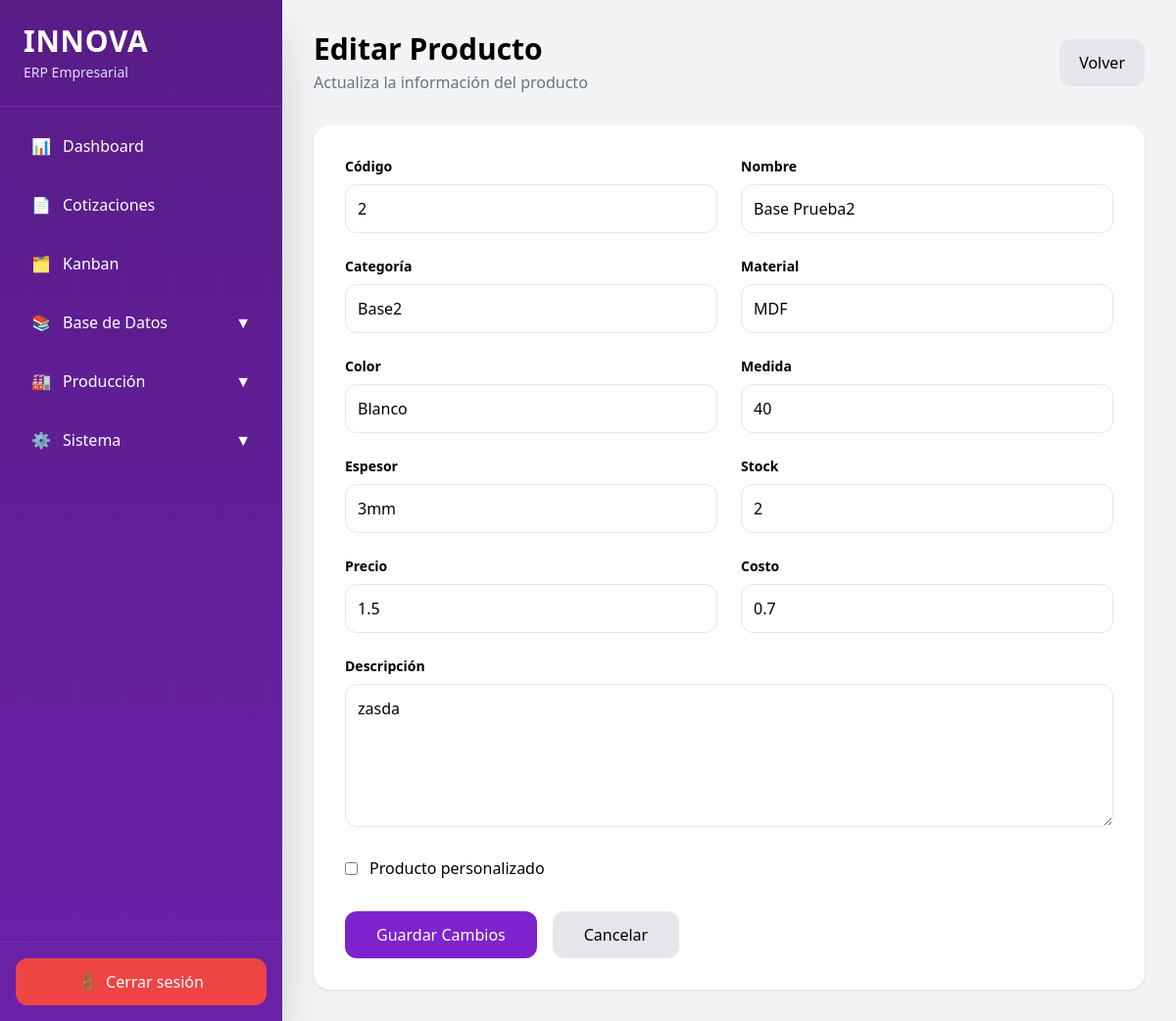
/products/1/edit (signed in), run on an earlier commit of the app's database.
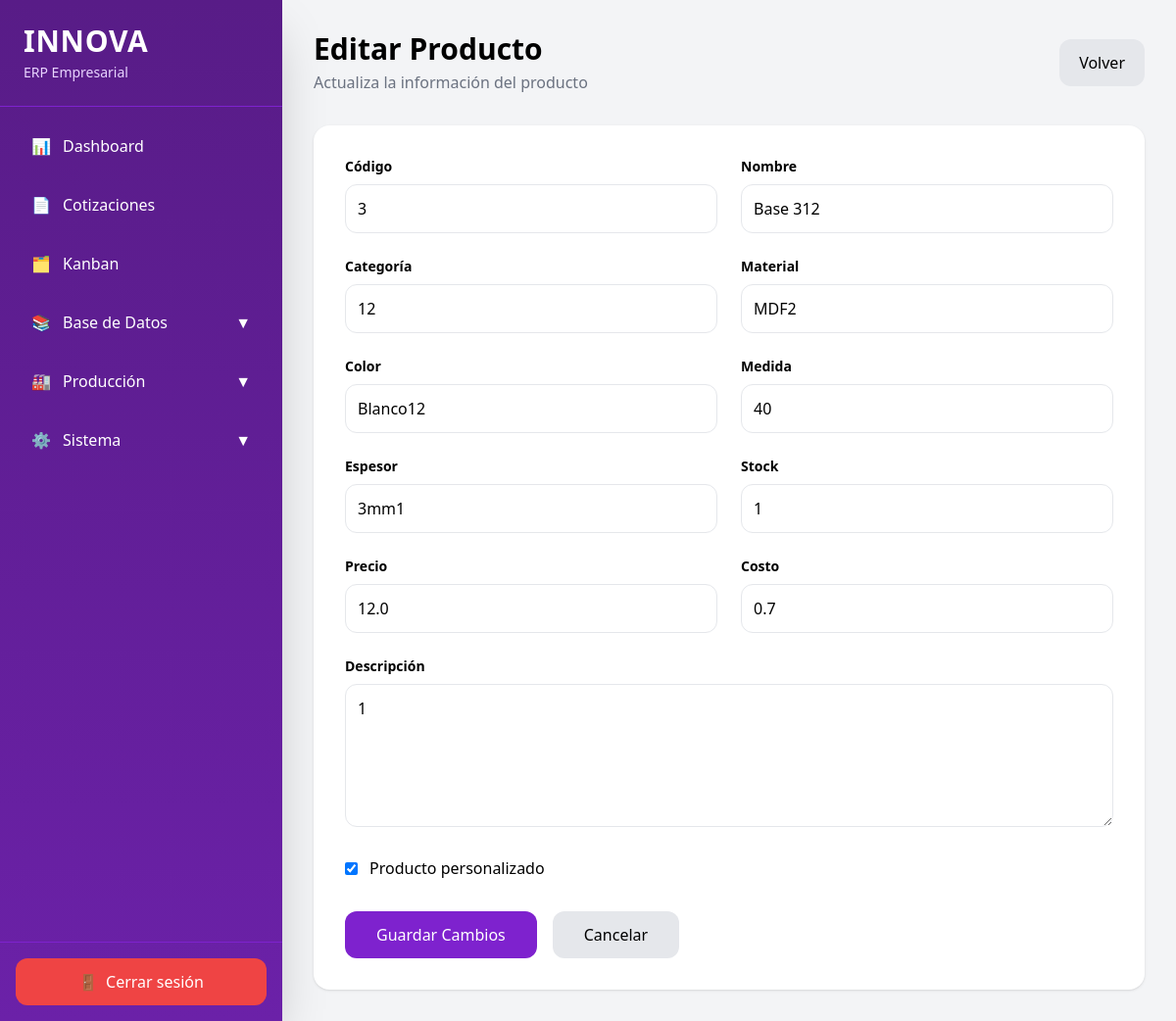
And on a later commit of the database.
### app/models/product.py (models this page shows)
class Product(Base):
    __tablename__ = "products"
    id = Column(Integer, primary_key=True)
    code = Column(String)
    name = Column(String)
    description = Column(String)
    category = Column(String)
    material = Column(String)
    color = Column(String)
    size = Column(String)
    thickness = Column(String)
    price = Column(Float)
    cost = Column(Float)
    stock = Column(Integer)
    custom = Column(Boolean)
    image = Column(String)

### app/routes/products.py (the view)
@router.get(
    "/{product_id}/edit",
    response_class=HTMLResponse
)
async def edit_product_page(
    product_id: int,
    request: Request,
    db: Session = Depends(get_db)
):
    user = role_required(
        request,
        ["admin"]
    )
    if isinstance(user, RedirectResponse):
        return user
    product = db.query(
        Product
    ).filter(
        Product.id == product_id
    ).first()
    if not product:
        return RedirectResponse(
            url="/products",
            status_code=302
        )
    return templates.TemplateResponse(
        request=request,
        name="product_edit.html",
        context={
            "product": product
        }
    )

### app/templates/product_edit.html (shortened to what the changed rows need)
{% extends 'base.html' %}
{% block content %}
<div class="max-w-5xl mx-auto">
    <div class="flex justify-between items-center mb-8">
        <div>
            <h1 class="text-3xl font-bold">
                Editar Producto
            </h1>
        </div>
    </div>
    <form
        action="/products/{{ product.id }}/edit"
        method="POST"
        class="bg-white rounded-2xl shadow p-8"
    >
        <div class="grid grid-cols-2 gap-6">
            <div>
                <label class="block text-sm font-semibold mb-2">
                    Código
                </label>
                <input
                    type="text"
                    name="code"
                    value="{{ product.code }}"
                    class="w-full border rounded-xl p-3"
                    required
                >
            </div>
            <div>
                <label class="block text-sm font-semibold mb-2">
                    Nombre
                </label>
                <input
                    type="text"
                    name="name"
                    value="{{ product.name }}"
                    class="w-full border rounded-xl p-3"
                    required
                >
            </div>
            <div>
                <label class="block text-sm font-semibold mb-2">
                    Categoría
                </label>
                <input
                    type="text"
                    name="category"
                    value="{{ product.category }}"
                    class="w-full border rounded-xl p-3"
                >
            </div>
            <div>
                <label class="block text-sm font-semibold mb-2">
                    Material
                </label>
                <input
                    type="text"
                    name="material"
                    value="{{ product.material }}"
                    class="w-full border rounded-xl p-3"
                >
            </div>
            <div>
                <label class="block text-sm font-semibold mb-2">
                    Color
                </label>
                <input
                    type="text"
                    name="color"
                    value="{{ product.color }}"
                    class="w-full border rounded-xl p-3"
                >
            </div>
            <div>
                <label class="block text-sm font-semibold mb-2">
                    Medida
                </label>
                <input
                    type="text"
                    name="size"
                    value="{{ product.size }}"
                    class="w-full border rounded-xl p-3"
                >
            </div>
            <div>
                <label class="block text-sm font-semibold mb-2">
                    Espesor
                </label>
                <input
                    type="text"
                    name="thickness"
                    value="{{ product.thickness }}"
                    class="w-full border rounded-xl p-3"
                >
            </div>
            <div>
                <label class="block text-sm font-semibold mb-2">
                    Stock
                </label>
                <input
                    type="number"
                    name="stock"
                    value="{{ product.stock }}"
                    class="w-full border rounded-xl p-3"
                >
            </div>
            <div>
                <label class="block text-sm font-semibold mb-2">
                    Precio
                </label>
                <input
                    type="number"
                    step="0.01"
                    name="price"
                    value="{{ product.price }}"
                    class="w-full border rounded-xl p-3"
                    required
                >
            </div>
            <div>
                <label class="block text-sm font-semibold mb-2">
                    Costo
                </label>
                <input
                    type="number"
                    step="0.01"
                    name="cost"
                    value="{{ product.cost }}"
                    class="w-full border rounded-xl p-3"
                >
            </div>
        </div>
        <div class="mt-6">
            <label class="block text-sm font-semibold mb-2">
                Descripción
            </label>
            <textarea
                name="description"
                rows="5"
                class="w-full border rounded-xl p-3"
            >{{ product.description }}</textarea>
        </div>
        <div class="mt-6">
            <label class="flex items-center gap-3">
                <input
                    type="checkbox"
                    name="custom"
                    value="yes"
                    {% if product.custom %}
                    checked
                    {% endif %}
                >
                <span>
                    Producto personalizado
                </span>
            </label>
        </div>
    </form>
</div>
{% endblock %}

What changed in the data, as far as the page shows it:
changed Product: code "2" → "3"; name "Base Prueba2" → "Base 312"; category "Base2" → "12"; material "MDF" → "MDF2"; color "Blanco" → "Blanco12"; thickness "3mm" → "3mm1"; stock "2" → "1"; price "1.5" → "12.0"; description "zasda" → "1"; custom "☐" → "☑"
